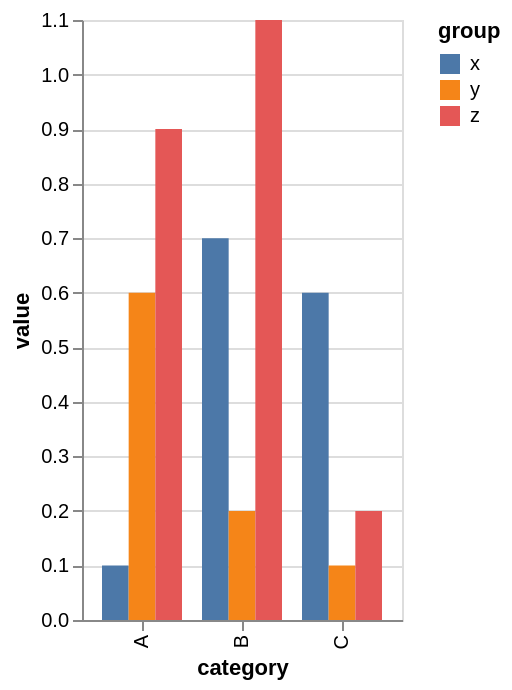

Here is the Vega-Lite specification saved for this chart:
### Vega specification from a JSON file in a GitHub repository (floating-point values rounded to 4 significant figures)
{"$schema": "https://vega.github.io/schema/vega/v5.json", "background": "white", "padding": 5, "height": 300, "style": "cell", "data": [{"name": "source_0", "values": [{"category": "A", "group": "x", "value": 0.1}, {"category": "A", "group": "y", "value": 0.6}, {"category": "A", "group": "z", "value": 0.9}, {"category": "B", "group": "x", "value": 0.7}, {"category": "B", "group": "y", "value": 0.2}, {"category": "B", "group": "z", "value": 1.1}, {"category": "C", "group": "x", "value": 0.6}, {"category": "C", "group": "y", "value": 0.1}, {"category": "C", "group": "z", "value": 0.2}]}, {"name": "data_0", "source": "source_0", "transform": [{"type": "stack", "groupby": ["category", "group"], "field": "value", "sort": {"field": [], "order": []}, "as": ["value_start", "value_end"], "offset": "zero"}, {"type": "filter", "expr": "isValid(datum[\"value\"]) && isFinite(+datum[\"value\"])"}]}], "signals": [{"name": "x_step", "value": 50}, {"name": "width", "update": "bandspace(domain('x').length, 0.2, 0.2) * x_step"}], "marks": [{"name": "marks", "type": "rect", "style": ["bar"], "from": {"data": "data_0"}, "encode": {"update": {"fill": {"scale": "color", "field": "group"}, "ariaRoleDescription": {"value": "bar"}, "description": {"signal": "\"category: \" + (isValid(datum[\"category\"]) ? datum[\"category\"] : \"\"+datum[\"category\"]) + \"; value: \" + (format(datum[\"value\"], \"\")) + \"; group: \" + (isValid(datum[\"group\"]) ? datum[\"group\"] : \"\"+datum[\"group\"])"}, "x": {"scale": "x", "field": "category", "offset": {"scale": "xOffset", "field": "group"}}, "width": {"signal": "max(0.25, bandwidth('xOffset'))"}, "y": {"scale": "y", "field": "value_end"}, "y2": {"scale": "y", "field": "value_start"}}}}], "scales": [{"name": "x", "type": "band", "domain": {"data": "data_0", "field": "category", "sort": true}, "range": {"step": {"signal": "x_step"}}, "paddingInner": 0.2, "paddingOuter": 0.2}, {"name": "y", "type": "linear", "domain": {"data": "data_0", "fields": ["value_start", "value_end"]}, "range": [{"signal": "height"}, 0], "nice": true, "zero": true}, {"name": "xOffset", "type": "band", "domain": {"data": "data_0", "field": "group", "sort": true}, "range": [0, {"signal": "bandwidth('x')"}]}, {"name": "color", "type": "ordinal", "domain": {"data": "data_0", "field": "group", "sort": true}, "range": "category"}], "axes": [{"scale": "y", "orient": "left", "gridScale": "x", "grid": true, "tickCount": {"signal": "ceil(height/40)"}, "domain": false, "labels": false, "aria": false, "maxExtent": 0, "minExtent": 0, "ticks": false, "zindex": 0}, {"scale": "x", "orient": "bottom", "grid": false, "title": "category", "labelAlign": "right", "labelAngle": 270, "labelBaseline": "middle", "zindex": 0}, {"scale": "y", "orient": "left", "grid": false, "title": "value", "labelOverlap": true, "tickCount": {"signal": "ceil(height/40)"}, "zindex": 0}], "legends": [{"fill": "color", "symbolType": "square", "title": "group"}]}
